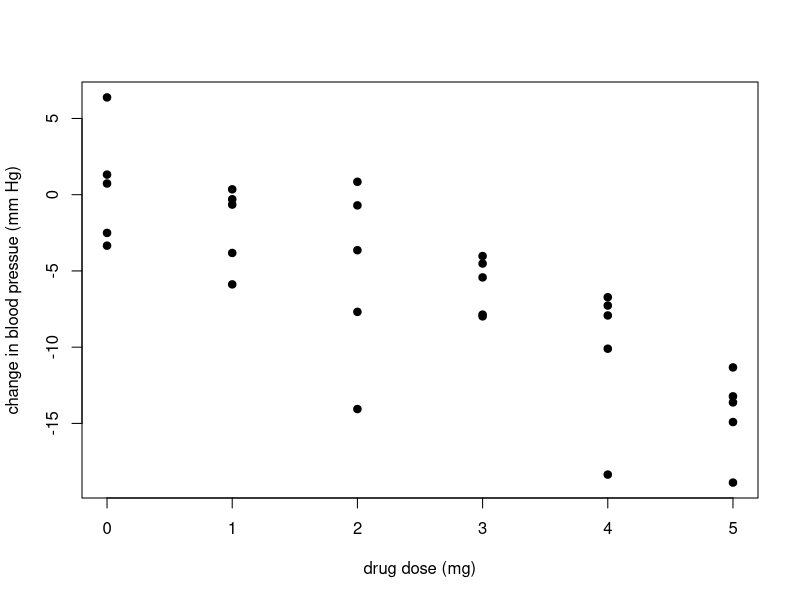
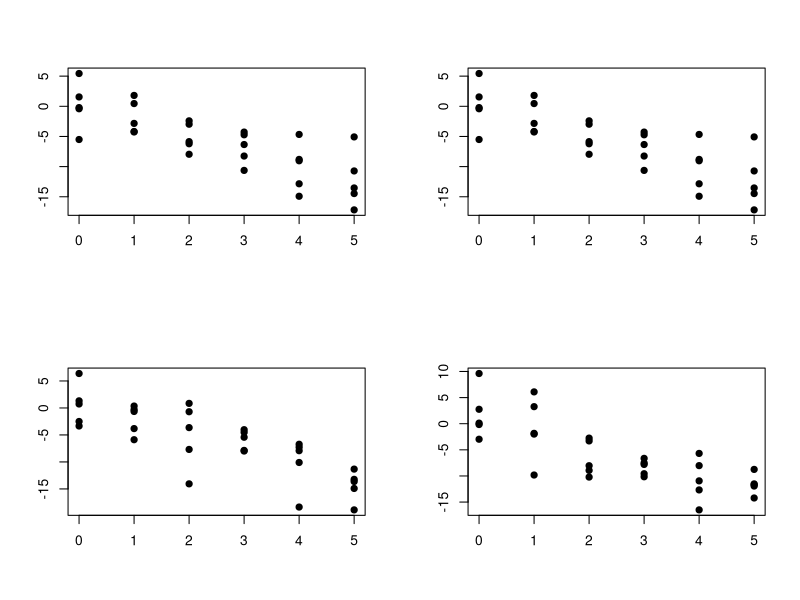

R code for these plots, in order: (Note: this script raises an error after producing the figures.)
library(Cairo)
library(car)

# generate example data
set.seed(1)
x = rep(0:5, each=5)
intercept = rep(1, 30)
X = cbind(intercept, x)
y = x * -2.6 + rnorm(30, 0, 4)
data = data.frame(y, x)

# plot example data
CairoSVG("interpretation1", width = 6, height = 6)
plot(data$x, data$y, ylab="change in blood pressue (mm Hg)",
     xlab="drug dose (mg)", pch=19)
dev.off()


# alternative data visualization
CairoSVG("interpretation2", width = 6, height = 6)
layout(matrix(1:4, 2, 2))

x = rep(0:5, each=5)
intercept = rep(1, 30)
X = cbind(intercept, x)
y = x * -2.6 + rnorm(30, 0, 4)
data = data.frame(y, x)
plot(data$x, data$y, pch=19, xlab="", ylab="")

set.seed(1)
x = rep(0:5, each=5)
intercept = rep(1, 30)
X = cbind(intercept, x)
y = x * -2.6 + rnorm(30, 0, 4)
data = data.frame(y, x)
plot(data$x, data$y, pch=19, xlab="", ylab="")

x = rep(0:5, each=5)
intercept = rep(1, 30)
X = cbind(intercept, x)
y = x * -2.6 + rnorm(30, 0, 4)
data = data.frame(y, x)
plot(data$x, data$y, pch=19, xlab="", ylab="")

x = rep(0:5, each=5)
intercept = rep(1, 30)
X = cbind(intercept, x)
y = x * -2.6 + rnorm(30, 0, 4)
data = data.frame(y, x)
plot(data$x, data$y, pch=19, xlab="", ylab="")

dev.off()


# estimation and calculation of sample variance for beta0 and beta1
set.seed(1)
x = rep(0:5, each=5)
intercept = rep(1, 30)
X = cbind(intercept, x)
y = x * -2.6 + rnorm(30, 0, 4)
data = data.frame(y, x)

result = lm(y~x, data=data)
result$coefficients
sigmasquared_hat = sum((result$residuals)^2) / result$df.residual 

cov_sample = vcov(result)

var_bet0_hat = cov_sample[1,1]
var_bet1_hat = cov_sample[2,2]

var_bet0_hat
var_bet1_hat

linearHypothesis(result, hypothesis.matrix=c(0, 1), rhs=-2)

summary()


# plot of data plus estimated function
CairoSVG("interpretation3", width = 6, height = 6)
plot(data$x, data$y, ylab="change in blood pressue (mm Hg)",
     xlab="drug dose (mg)", pch=19)
abline(result$coefficients[1], result$coefficients[2], col="cornflowerblue")
dev.off()

# visualize sample distribution for beta1

CairoSVG("interpretation4", width = 6, height = 6)
ind = seq(-5,2,by=0.001)
plot(ind, dnorm(ind, mean=0, sd=sqrt(0.16)), type = "l", xlim = c(-4.5,2), axes = FALSE, ylab = "density", xlab = "x")
axis(1, at = seq(-6,6,by=1))
axis(2)
lines(ind,dnorm(ind, mean = -1, sd=sqrt(0.16)), col = "tomato")
lines(ind,dnorm(ind, mean = -2, sd=sqrt(0.16)), col = "cornflowerblue")
legend(-4.5,1,
       legend = c(expression(paste(hat(beta)[1], "~ N( 0, 0.16)")),
                  expression(paste(hat(beta)[1], "~ N(-1, 0.16)")),
                  expression(paste(hat(beta)[1], "~ N(-2, 0.16)"))),
       fill=c("tomato", "black", "cornflowerblue"),bty="n", y.intersp=1.4)
dev.off()

CairoSVG("interpretation5", width = 6, height = 6)
ind = seq(-5,2,by=0.001)
plot(ind, dnorm(ind, mean=0, sd=sqrt(0.16)), type = "l", xlim = c(-4.5,2), axes = FALSE, ylab = "density", xlab = "x")
axis(1, at = seq(-6,6,by=1))
axis(2)
lines(ind,dnorm(ind, mean = -1, sd=sqrt(0.16)), col = "tomato")
lines(ind,dnorm(ind, mean = -2, sd=sqrt(0.16)), col = "cornflowerblue")
legend(-4.5,1,
       legend = c(expression(paste(hat(beta)[1], "~ N( 0, 0.16)")),
                  expression(paste(hat(beta)[1], "~ N(-1, 0.16)")),
                  expression(paste(hat(beta)[1], "~ N(-2, 0.16)"))),
       fill=c("tomato", "black", "cornflowerblue"),bty="n", y.intersp=1.4)
dev.off()

CairoSVG("interpretation6", width = 6, height = 6)
ind = seq(-5,2,by=0.001)
plot(ind, dnorm(ind, mean=0, sd=sqrt(0.16)), type = "l", xlim = c(-4.5,2), axes = FALSE, ylab = "density", xlab = "x")
axis(1, at = seq(-6,6,by=1))
axis(2)
lines(ind,dnorm(ind, mean = -1, sd=sqrt(0.16)), col = "tomato")
lines(ind,dnorm(ind, mean = -2, sd=sqrt(0.16)), col = "cornflowerblue")
legend(-4.5,1,
       legend = c(expression(paste(hat(beta)[1], "~ N( 0, 0.16)")),
                  expression(paste(hat(beta)[1], "~ N(-1, 0.16)")),
                  expression(paste(hat(beta)[1], "~ N(-2, 0.16)"))),
       fill=c("tomato", "black", "cornflowerblue"),bty="n", y.intersp=1.4)
dev.off()


pnorm(-2.84, -2, 0.4)
